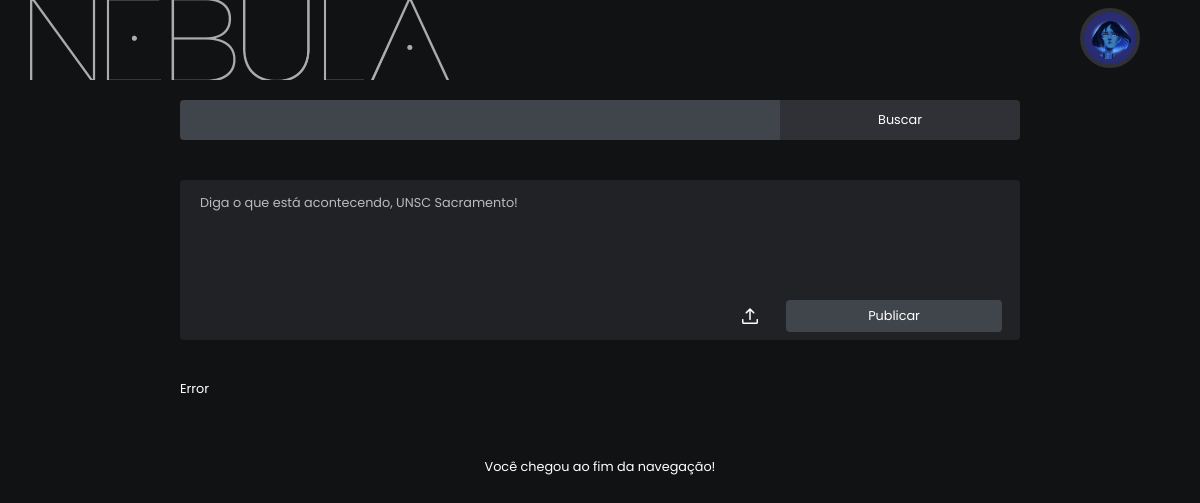
/principal.php (signed in), run on the app's committed database.
### tables this page shows
CREATE TABLE `users` (
  `id` int(16) unsigned NOT NULL DEFAULT 0,
  `usuario` varchar(16) NOT NULL DEFAULT 'Nulo',
  `uid` varchar(4) NOT NULL DEFAULT '1000',
  `bio` varchar(450) DEFAULT 'T2zDoSwgZXUgc291IG5vdm8oYSkgbm8gTmVidWxhIQ==',
  `icon` varchar(20) NOT NULL DEFAULT 'df.png',
  `banner` varchar(20) NOT NULL DEFAULT 'df.jpg',
  `seguindo` int(10) unsigned NOT NULL DEFAULT 0,
  `seguidores` int(10) unsigned NOT NULL DEFAULT 0,
  `tipo` int(1) unsigned NOT NULL DEFAULT 0,
  PRIMARY KEY (`id`)
);

### principal.php (the view, shortened to what this page needs)
<!DOCTYPE html>
<html lang="pt-br" dir="ltr">
  <head>
    <link rel="stylesheet" href="css/estilo.css">
    <link rel="stylesheet" href="css/home.css">
  </head>
  <body>
<?php
include 'php/conexao.php';
$id = $_SESSION['id'];
$sql = "select * from users where id='$id'";
$result=mysqli_query($conn,$sql);
while($tabela=mysqli_fetch_array($result))
{
$icone = $tabela["icon"];
$usuario = $tabela["usuario"];
}
include 'php/navmain.php';
?>
<div id="body">
  <div></div>
  <div id="corpo_principal">
<form id="postarform" action="php/postar.php" enctype="multipart/form-data" method="post">
<textarea name="postmsg" id="postararea" placeholder="Diga o que está acontecendo, <?php echo $usuario;?>!" maxlength="512" required></textarea>
<div id="postimagepreview" style=""></div>
<label id="postarlab" for="postarfile"> </label>
<input id="postarbtn" type="submit" value="Publicar">
</form>
<div class='postagens'></div>
<p id="end"> Você chegou ao fim da navegação! </p>
</div></div>
</body>
</html>

### php/navmain.php (shortened to what this page needs)
<div id="space"></div>
<div id="navbar">
  <form id="logo" action="principal.php" method="post"><input id="logobtn" type="submit" value=""></form>
  <form action="pesquisa.php" method="get" id="pesquisa">
    <div id="buscainp"> <input id="inp" type="text" name="busca" required> <input id="buscabtn" type="submit" value="Buscar"> </div>
  </form>
  <div id="navicodiv"> <?php echo "<div id='navico' onClick='openmenu();' style='background-image: url(img/user_icons/$icone);'> </div>"; ?> </div>
</div>

### css/estilo.css (style rules this page uses)
* { margin: 0; overflow-x: hidden; scroll-behavior: smooth; }
body { background-color: #111214; font-family: Poppins, sans-serif; font-size: 1.6vh; color: #fff; }
input { font-family: Poppins, sans-serif; font-size: 1.6vh; color: white; }
textarea { font-family: Poppins, sans-serif; font-size: 1.6vh; color: white; }

### css/home.css (style rules this page uses)
#body { width: 100vw; min-height: 90vh; display: grid; grid-template-columns: 25vw 50vw 25vw; }
#corpo_principal { width: 50vw; }
#postarform { background-color: #202225; margin-top: 2.5vh; margin-bottom: 5vh; border-radius: 0.5vh; width: 50vw; height: 20vh; display: grid; grid-template-columns: 35vw 3vw 12vw; grid-template-rows: 15vh 5vh; }
#postararea { height: 17vh; width: 32vw; margin-top: 1.5vh; margin-left: 1.5vw; background-color: #202225; border: none; resize: none; grid-row-start: 1; grid-row-end: 3; }
#postimagepreview { grid-column-start: 2; grid-column-end: 4; background-position: center; background-repeat: no-repeat; background-size: cover; height: 12vh; width: 12vw; margin-top: 1.5vh; margin-left: 1.5vw; border-radius: 0.5vh; }
#postarlab { background-image: url(../img/icons/up.png); background-size: 3vh; background-position: center; background-repeat: no-repeat; height: 4vh; width: 4vh; margin-left: auto; margin-right: auto; transition: 0.3s; }
#postarbtn { background-color: #40444B; border: none; border-radius: 0.5vh; height: 4vh; width: 10vw; margin-left: 0.5vw; transition: 0.3s; }
#end { text-align: center; margin-top: 7.5vh; margin-bottom: 7.5vh; }
@media screen and (min-device-width: 430px) and (max-device-width: 1024px) { #body { grid-template-columns: 15vw 70vw 15vw; } }
@media screen and (min-device-width: 430px) and (max-device-width: 1024px) { #corpo_principal { width: 70vw; } }
@media screen and (min-device-width: 430px) and (max-device-width: 1024px) { #postarform { width: 70vw; grid-template-columns: 45vw 5vw 15vw; grid-template-rows: 15vh 5vh; } }
@media screen and (min-device-width: 430px) and (max-device-width: 1024px) { #postararea { height: 17vh; width: 43vw; } }
@media screen and (min-device-width: 430px) and (max-device-width: 1024px) { #postimagepreview { width: 22vw; } }
@media screen and (min-device-width: 430px) and (max-device-width: 1024px) { #postarbtn { width: 18vw; } }
@media screen and (min-device-width: 430px) and (max-device-width: 1024px) { #end { text-align: center; margin-top: 7.5vh; margin-bottom: 7.5vh; } }

### data on the page
users: icon (picture), postmsg "Diga o que está acontecendo, UNSC Sacramento!"
